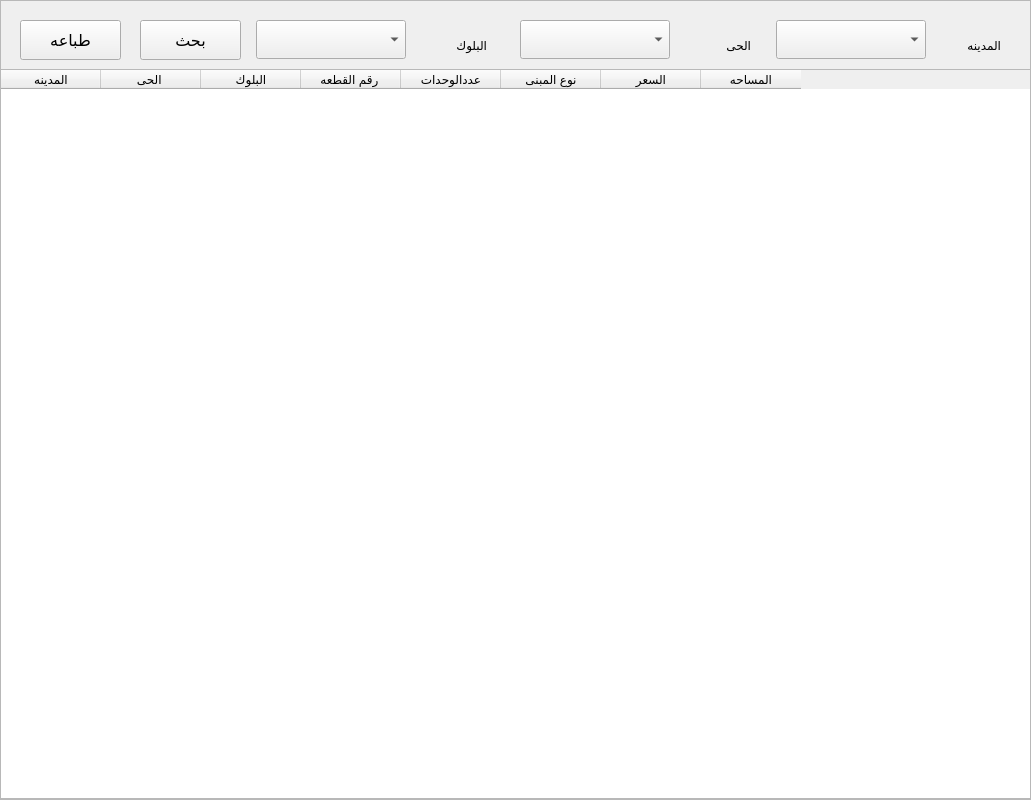
    <widget class="QFrame" name="Services_Trading_Building_Arechieve">
     <property name="geometry">
      <rect>
       <x>0</x>
       <y>0</y>
       <width>1031</width>
       <height>800</height>
      </rect>
     </property>
     <property name="frameShape">
      <enum>QFrame::StyledPanel</enum>
     </property>
     <property name="frameShadow">
      <enum>QFrame::Raised</enum>
     </property>
     <widget class="QLabel" name="label_122">
      <property name="geometry">
       <rect>
        <x>930</x>
        <y>30</y>
        <width>71</width>
        <height>31</height>
       </rect>
      </property>
      <property name="font">
       <font>
        <family>simplified arabic</family>
       </font>
      </property>
      <property name="text">
       <string>المدينه</string>
      </property>
     </widget>
     <widget class="QComboBox" name="comboBox_40">
      <property name="geometry">
       <rect>
        <x>520</x>
        <y>20</y>
        <width>150</width>
        <height>39</height>
       </rect>
      </property>
     </widget>
     <widget class="QLabel" name="label_120">
      <property name="geometry">
       <rect>
        <x>426</x>
        <y>30</y>
        <width>61</width>
        <height>31</height>
       </rect>
      </property>
      <property name="font">
       <font>
        <family>simplified arabic</family>
       </font>
      </property>
      <property name="text">
       <string>البلوك</string>
      </property>
     </widget>
     <widget class="QLabel" name="label_121">
      <property name="geometry">
       <rect>
        <x>680</x>
        <y>30</y>
        <width>71</width>
        <height>31</height>
       </rect>
      </property>
      <property name="font">
       <font>
        <family>simplified arabic</family>
       </font>
      </property>
      <property name="text">
       <string>الحى</string>
      </property>
     </widget>
     <widget class="QPushButton" name="btn_search_15">
      <property name="geometry">
       <rect>
        <x>20</x>
        <y>20</y>
        <width>101</width>
        <height>40</height>
       </rect>
      </property>
      <property name="font">
       <font>
        <family>simplified arabic</family>
        <pointsize>12</pointsize>
       </font>
      </property>
      <property name="cursor">
       <cursorShape>PointingHandCursor</cursorShape>
      </property>
      <property name="text">
       <string>طباعه</string>
      </property>
     </widget>
     <widget class="QTableWidget" name="tableWidget_25">
      <property name="geometry">
       <rect>
        <x>0</x>
        <y>69</y>
        <width>1031</width>
        <height>730</height>
       </rect>
      </property>
      <column>
       <property name="text">
        <string>المدينه</string>
       </property>
      </column>
      <column>
       <property name="text">
        <string>الحى </string>
       </property>
      </column>
      <column>
       <property name="text">
        <string>البلوك</string>
       </property>
      </column>
      <column>
       <property name="text">
        <string>رقم القطعه </string>
       </property>
      </column>
      <column>
       <property name="text">
        <string>عددالوحدات</string>
       </property>
      </column>
      <column>
       <property name="text">
        <string>نوع المبنى</string>
       </property>
      </column>
      <column>
       <property name="text">
        <string>السعر</string>
       </property>
      </column>
      <column>
       <property name="text">
        <string>المساحه</string>
       </property>
      </column>
     </widget>
     <widget class="QComboBox" name="comboBox_42">
      <property name="geometry">
       <rect>
        <x>256</x>
        <y>20</y>
        <width>150</width>
        <height>39</height>
       </rect>
      </property>
     </widget>
     <widget class="QPushButton" name="btn_search_16">
      <property name="geometry">
       <rect>
        <x>140</x>
        <y>20</y>
        <width>101</width>
        <height>40</height>
       </rect>
      </property>
      <property name="font">
       <font>
        <family>simplified arabic</family>
        <pointsize>12</pointsize>
       </font>
      </property>
      <property name="cursor">
       <cursorShape>PointingHandCursor</cursorShape>
      </property>
      <property name="text">
       <string>بحث</string>
      </property>
     </widget>
     <widget class="QComboBox" name="comboBox_41">
      <property name="geometry">
       <rect>
        <x>776</x>
        <y>20</y>
        <width>150</width>
        <height>39</height>
       </rect>
      </property>
     </widget>
    </widget>
